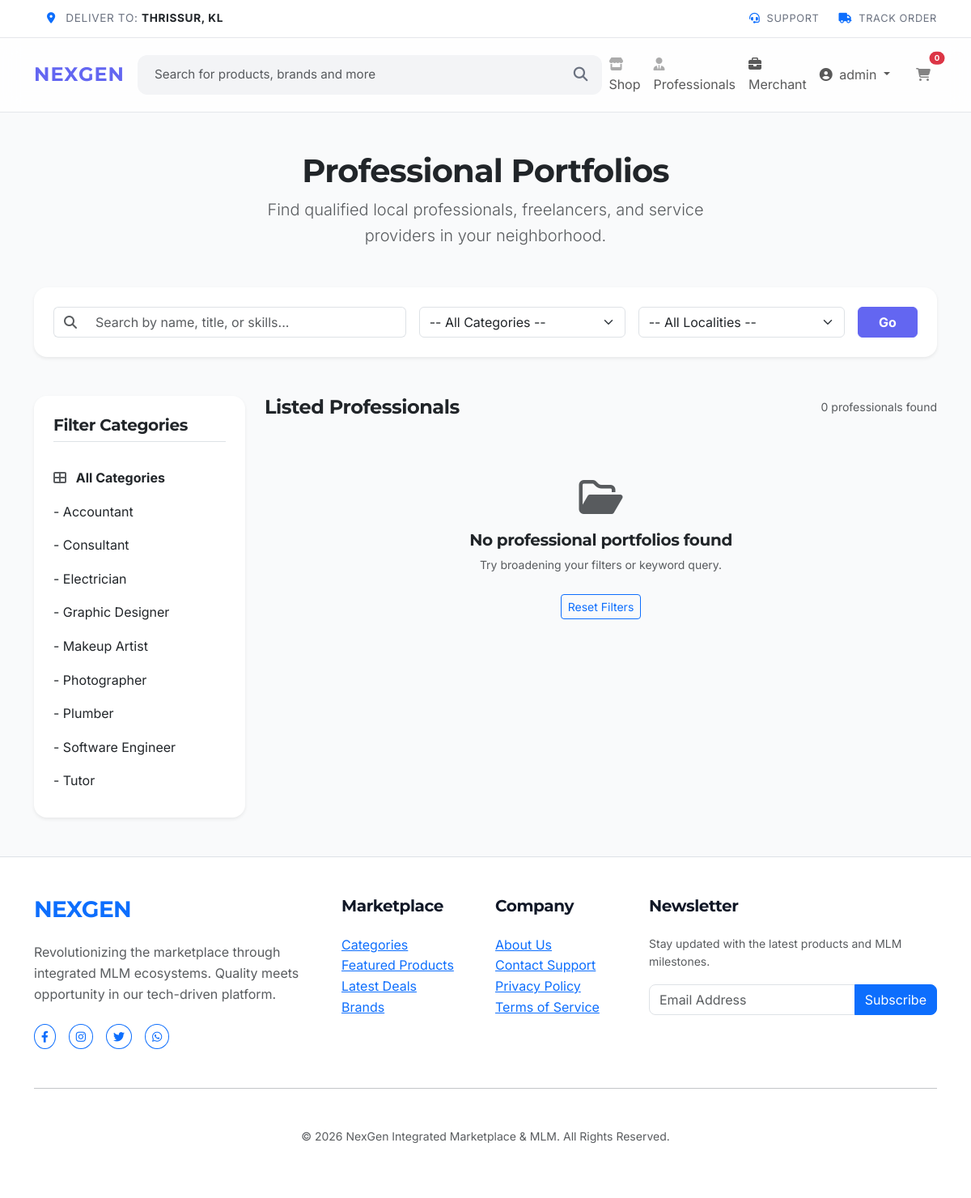
Screenshot of /portfolios.php (signed in) with the database file from the repository.
### tables this page shows
CREATE TABLE professional_categories (
    id INTEGER PRIMARY KEY AUTOINCREMENT,
    name TEXT NOT NULL UNIQUE
);

### includes/config.php (called while the page is built, shortened)
<?php
function e($text) {
    return htmlspecialchars($text ?? '', ENT_QUOTES, 'UTF-8');
}
?>

### portfolios.php (the view, shortened to what this page needs)
<?php
require_once 'includes/config.php';
$search = $_GET['search'] ?? '';
$category_id = (int)($_GET['cat_id'] ?? 0);
$locality = $_GET['locality'] ?? '';
$query = "
    SELECT p.*, c.name as category_name
    FROM portfolios p
    JOIN professional_categories c ON p.category_id = c.id
";
$params = [];
$where_clauses = ["1=1"];
$query .= " WHERE " . implode(" AND ", $where_clauses);
$query .= " ORDER BY p.created_at DESC";
$stmt = $pdo->prepare($query);
$stmt->execute($params);
$portfolios = $stmt->fetchAll();
$categories = $pdo->query("SELECT * FROM professional_categories ORDER BY name ASC")->fetchAll();
include 'includes/header.php';
?>
<div class="container my-5">
    <div class="text-center mb-5">
        <h1 class="fw-extrabold text-dark mb-2">Professional Portfolios</h1>
        <p class="text-muted lead mx-auto" style="max-width: 600px;">Find qualified local professionals, freelancers, and service providers in your neighborhood.</p>
    </div>
    <div class="glass-card p-4 mb-5 shadow-sm border-0 bg-white">
        <form method="GET" action="portfolios.php" class="row g-3">
            <div class="col-md-5">
                <div class="input-group">
                    <span class="input-group-text bg-transparent border-end-0 text-muted"><i class="fas fa-search"></i></span>
                    <input type="text" name="search" class="form-control border-start-0" placeholder="Search by name, title, or skills..." value="<?php echo e($search); ?>">
                </div>
            </div>
            <div class="col-md-3">
                <select name="cat_id" class="form-select">
                    <option value="">-- All Categories --</option>
                </select>
            </div>
            <div class="col-md-3">
                <select name="locality" class="form-select">
                    <option value="">-- All Localities --</option>
                </select>
            </div>
            <div class="col-md-1">
                <button type="submit" class="btn btn-primary w-100 fw-bold" style="background-color: #6366f1; border-color: #6366f1;">Go</button>
            </div>
        </form>
    </div>
    <div class="row g-4">
        <div class="col-lg-3 d-none d-lg-block">
            <div class="glass-card p-4 sticky-top bg-white shadow-sm border-0" style="top: 100px;">
                <h5 class="fw-bold text-dark mb-4 border-bottom pb-2">Filter Categories</h5>
                <div class="list-group list-group-flush bg-transparent">
                    <a href="portfolios.php" class="list-group-item list-group-item-action border-0 px-0 py-2 text-dark <?php echo $category_id === 0 ? 'fw-bold text-primary' : ''; ?>">
                        <i class="fas fa-th-large me-2 text-muted"></i> All Categories
                    </a>
                    <?php foreach ($categories as $cat): ?>
                        <a href="portfolios.php?cat_id=<?php echo $cat['id']; ?>&locality=<?php echo urlencode($locality); ?>&search=<?php echo urlencode($search); ?>" class="list-group-item list-group-item-action border-0 px-0 py-2 text-dark <?php echo $category_id == $cat['id'] ? 'fw-bold text-primary' : ''; ?>">
                            - <?php echo e($cat['name']); ?>
                        </a>
                    <?php endforeach; ?>
                </div>
            </div>
        </div>
        <div class="col-lg-9">
            <div class="d-flex justify-content-between align-items-center mb-4">
                <h4 class="fw-bold text-dark m-0">Listed Professionals</h4>
                <span class="text-muted small"><?php echo count($portfolios); ?> professionals found</span>
            </div>
            <div class="row g-4">
                <?php if (empty($portfolios)): ?>
                    <div class="col-12 text-center py-5">
                        <div class="text-muted mb-3"><i class="far fa-folder-open fa-3x"></i></div>
                        <h5 class="text-dark">No professional portfolios found</h5>
                        <p class="text-muted small">Try broadening your filters or keyword query.</p>
                        <a href="portfolios.php" class="btn btn-sm btn-outline-primary mt-2">Reset Filters</a>
                    </div>
                <?php else: foreach ($portfolios as $p): ?>
                    <div class="col-md-6 col-xl-4">
                        <div class="glass-card p-3 shadow-sm border-0 bg-white h-100 d-flex flex-column">
                            <div class="d-flex align-items-center gap-3 border-bottom pb-3 mb-3">
                                <img src="<?php echo $p['image'] ?: 'https://images.unsplash.com/photo-1472099645785-5658abf4ff4e?w=100&h=100&fit=crop'; ?>" alt="<?php echo e($p['professional_name']); ?>" class="rounded-circle object-fit-cover shadow-sm border" style="width: 55px; height: 55px;">
                                <div class="overflow-hidden">
                                    <h5 class="fw-bold text-dark text-truncate m-0" style="font-size: 1rem;"><?php echo e($p['professional_name']); ?></h5>
                                    <span class="badge bg-soft-primary text-primary mt-1" style="font-size: 0.65rem;"><?php echo e($p['category_name']); ?></span>
                                </div>
                            </div>
                            <div class="flex-grow-1">
                                <h6 class="fw-bold text-dark mb-2"><?php echo e($p['title']); ?></h6>
                                <p class="text-muted small line-clamp-3 mb-3" style="display: -webkit-box; -webkit-line-clamp: 3; -webkit-box-orient: vertical; overflow: hidden; font-size: 0.8rem;">
                                    <?php echo e($p['description'] ?: 'No bio available.'); ?>
                                </p>
                                <?php if (!empty($p['skills'])): ?>
                                    <div class="mb-3">
                                        <label class="form-label d-block text-muted small fw-bold mb-1">SKILLS</label>
                                        <div class="d-flex flex-wrap gap-1">
                                            <?php
                                            $skills_list = explode(',', $p['skills']);
                                            foreach (array_slice($skills_list, 0, 3) as $skill):
                                            ?>
                                                <span class="badge bg-light text-muted border" style="font-size: 0.6rem;"><?php echo e(trim($skill)); ?></span>
                                            <?php endforeach; ?>
                                            <?php if (count($skills_list) > 3): ?>
                                                <span class="badge bg-light text-muted border" style="font-size: 0.6rem;">+<?php echo count($skills_list) - 3; ?></span>
                                            <?php endif; ?>
                                        </div>
                                    </div>
                                <?php endif; ?>
                            </div>
                            <div class="mt-auto border-top pt-3 d-flex justify-content-between align-items-center">
                                <span class="text-muted small" style="font-size: 0.75rem;">
                                    <i class="fas fa-map-marker-alt me-1 text-primary"></i> <?php echo e($p['locality'] ?: 'Thrissur'); ?>
                                </span>
                                <a href="portfolio_detail.php?id=<?php echo $p['id']; ?>" class="btn btn-sm btn-indigo px-3 fw-bold" style="background-color: #6366f1; color: white;">
                                    View Profile
                                </a>
                            </div>
                        </div>
                    </div>
                <?php endforeach; endif; ?>
            </div>
        </div>
    </div>
</div>
<?php include 'includes/footer.php'; ?>

### assets/css/style.css (style rules this page uses)
:root { --primary-color: #6366f1; --accent-color: #818cf8; --body-bg: #f9fafb; --card-bg: #ffffff; --text-main: #111827; --text-muted: #6b7280; --border-color: #e5e7eb; --card-shadow: 0 4px 6px -1px rgba(0, 0, 0, 0.1), 0 2px 4px -1px rgba(0, 0, 0, 0.06); --transition: all 0.3s cubic-bezier(0.4, 0, 0.2, 1); --border-radius: 16px; }
body { background-color: var(--body-bg); color: var(--text-main); font-family: 'Inter', sans-serif; line-height: 1.6; overflow-x: hidden; }
h1, h2, h3, h4, h5, .navbar-brand { font-family: 'Montserrat', sans-serif; font-weight: 700; letter-spacing: -0.02em; }
.glass-card { background: var(--card-bg); border: 1px solid var(--border-color); border-radius: var(--border-radius); box-shadow: var(--card-shadow); transition: var(--transition); }

### rows the page displays
professional_categories: name "Accountant"
professional_categories: name "Consultant"
professional_categories: name "Electrician"
professional_categories: name "Graphic Designer"
professional_categories: name "Makeup Artist"
professional_categories: name "Photographer"
professional_categories: name "Plumber"
professional_categories: name "Software Engineer"
professional_categories: name "Tutor"

### other values shown
$_SESSION['username'] "admin"
count($portfolios) "0"
